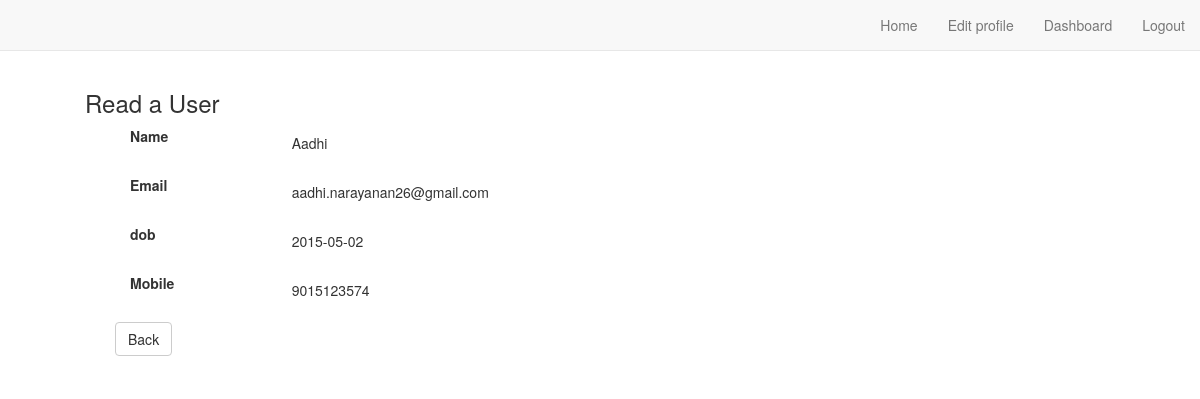
The app's page /read.php?id=2 (signed in) with its own data.
### tables this page shows
CREATE TABLE IF NOT EXISTS `tbl_reg` (
  `name` varchar(32) NOT NULL,
  `email` varchar(35) NOT NULL,
  `dob` date NOT NULL,
  `usertype` int(11) NOT NULL,
  `pass` varchar(35) NOT NULL,
  `repass` varchar(35) NOT NULL,
  `mobile` varchar(32) NOT NULL,
  `id` int(11) NOT NULL AUTO_INCREMENT,
  `profile_pic` varchar(50) NOT NULL,
  `status` int(2) NOT NULL,
  PRIMARY KEY (`id`),
  UNIQUE KEY `email` (`email`)
);

### read.php (the view)
<?php
include 'header.php';
require('config.php');
if(isset($_SESSION['usertype'])=="admin"){
if(isset($_GET['id'])){
	$id=$_GET['id'];
}
$select_qry 	="Select * from tbl_reg where id=".$id;
$result 		=  mysqli_query($conn,$select_qry )or die(mysqli_error($conn));
while($row=mysqli_fetch_array($result,MYSQLI_BOTH)){
?>
<div class="col-sm-12">
        <div class="row">
            <h3>Read a User</h3>
        </div>
        <div class="form-group col-sm-12">
            <label class="col-sm-2 control-label">Name</label>
            <div class="col-sm-10">
              <p class="form-control-static"><?php echo $row['name'];?></p>
            </div>
        </div>
        <div class="form-group col-sm-12">
            <label class="col-sm-2 control-label">Email</label>
            <div class="col-sm-10">
              <p class="form-control-static"><?php echo $row['email'];?></p>
            </div>
        </div>
        <div class="form-group col-sm-12">
            <label class="col-sm-2 control-label">dob</label>
            <div class="col-sm-10">
              <p class="form-control-static"><?php echo $row['dob'];?></p>
            </div>
        </div>
        <div class="form-group col-sm-12">
            <label class="col-sm-2 control-label">Mobile</label>
            <div class="col-sm-10">
              <p class="form-control-static"><?php echo $row['mobile'];?></p>
            </div>
        </div>
        <div class="form-group col-sm-12">
            <a class="btn btn btn-default" href="admin.php">Back</a>
        </div>
    </div>
    <?php
	}
	}
	?>

### records on screen
tbl_reg: name "Aadhi", email "aadhi.narayanan26@gmail.com", dob "2015-05-02", mobile "9015123574"
